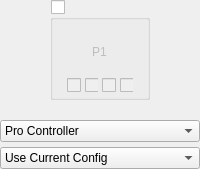
            <widget class="QWidget" name="widgetPlayer1" native="true">
             <layout class="QVBoxLayout" name="verticalLayout_30">
              <property name="spacing">
               <number>5</number>
              </property>
              <property name="leftMargin">
               <number>0</number>
              </property>
              <property name="topMargin">
               <number>0</number>
              </property>
              <property name="rightMargin">
               <number>0</number>
              </property>
              <property name="bottomMargin">
               <number>0</number>
              </property>
              <item alignment="Qt::AlignHCenter">
               <widget class="QGroupBox" name="groupPlayer1Connected">
                <property name="minimumSize">
                 <size>
                  <width>100</width>
                  <height>100</height>
                 </size>
                </property>
                <property name="maximumSize">
                 <size>
                  <width>100</width>
                  <height>100</height>
                 </size>
                </property>
                <property name="title">
                 <string/>
                </property>
                <property name="checkable">
                 <bool>true</bool>
                </property>
                <property name="checked">
                 <bool>false</bool>
                </property>
                <layout class="QVBoxLayout" name="verticalLayout_4" stretch="1,0">
                 <property name="spacing">
                  <number>7</number>
                 </property>
                 <property name="leftMargin">
                  <number>14</number>
                 </property>
                 <property name="topMargin">
                  <number>7</number>
                 </property>
                 <property name="rightMargin">
                  <number>14</number>
                 </property>
                 <property name="bottomMargin">
                  <number>4</number>
                 </property>
                 <item>
                  <widget class="QWidget" name="controllerPlayer1" native="true">
                   <property name="styleSheet">
                    <string notr="true"/>
                   </property>
                   <layout class="QVBoxLayout" name="verticalLayout_12">
                    <property name="topMargin">
                     <number>16</number>
                    </property>
                    <item alignment="Qt::AlignHCenter|Qt::AlignVCenter">
                     <widget class="QLabel" name="labelPlayer1">
                      <property name="text">
                       <string>P1</string>
                      </property>
                     </widget>
                    </item>
                   </layout>
                  </widget>
                 </item>
                 <item alignment="Qt::AlignHCenter">
                  <widget class="QWidget" name="Player1LEDs" native="true">
                   <property name="enabled">
                    <bool>false</bool>
                   </property>
                   <property name="minimumSize">
                    <size>
                     <width>0</width>
                     <height>10</height>
                    </size>
                   </property>
                   <layout class="QHBoxLayout" name="horizontalLayout_2">
                    <property name="spacing">
                     <number>4</number>
                    </property>
                    <property name="leftMargin">
                     <number>0</number>
                    </property>
                    <property name="topMargin">
                     <number>0</number>
                    </property>
                    <property name="rightMargin">
                     <number>0</number>
                    </property>
                    <property name="bottomMargin">
                     <number>0</number>
                    </property>
                    <item>
                     <widget class="QCheckBox" name="checkboxPlayer1LED1">
                      <property name="layoutDirection">
                       <enum>Qt::LeftToRight</enum>
                      </property>
                     </widget>
                    </item>
                    <item>
                     <widget class="QCheckBox" name="checkboxPlayer1LED2"/>
                    </item>
                    <item>
                     <widget class="QCheckBox" name="checkboxPlayer1LED3"/>
                    </item>
                    <item>
                     <widget class="QCheckBox" name="checkboxPlayer1LED4"/>
                    </item>
                   </layout>
                  </widget>
                 </item>
                </layout>
               </widget>
              </item>
              <item>
               <widget class="QWidget" name="fakeSpacerPlayer1" native="true">
                <property name="minimumSize">
                 <size>
                  <width>0</width>
                  <height>10</height>
                 </size>
                </property>
               </widget>
              </item>
              <item>
               <widget class="QComboBox" name="comboPlayer1Emulated">
                <item>
                 <property name="text">
                  <string>Pro Controller</string>
                 </property>
                </item>
                <item>
                 <property name="text">
                  <string>Dual Joycons</string>
                 </property>
                </item>
                <item>
                 <property name="text">
                  <string>Left Joycon</string>
                 </property>
                </item>
                <item>
                 <property name="text">
                  <string>Right Joycon</string>
                 </property>
                </item>
                <item>
                 <property name="text">
                  <string>Handheld</string>
                 </property>
                </item>
               </widget>
              </item>
              <item>
               <widget class="QComboBox" name="comboPlayer1Profile">
                <item>
                 <property name="text">
                  <string>Use Current Config</string>
                 </property>
                </item>
               </widget>
              </item>
             </layout>
            </widget>
